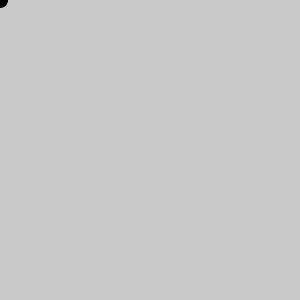
Frame 1 (no input)
Frame 60 (the mouse pressed at the canvas centre just before this capture): identical to frame 1, image omitted
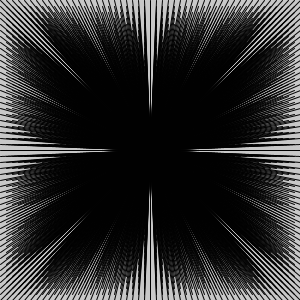
Frame 120 (the mouse held since frame 60 and released just before this capture)

The Processing sketch that drew these frames (run headless with seeded random() and noise(); from frame 60 on, the mouse is pressed at the canvas centre):

// Processing sketch: processing_61271
// ── processing_61271.pde

// for(Initialisierung; Test; Aktualisierung)

void setup() {
size(300, 300);
smooth();
}

void draw() {
  background(200);


if(mousePressed){
  for (int i = 0; i <= height; i = i+6) {
    for (int j = 0; j <= height; j = j+6) {
      stroke(1);
      line (mouseY, mouseX, i, j);
    }
  } 
}else{
  for(int i = mouseX; i <= mouseX; i = i + 5){
  for(int j = 0; j < height; j = j + 20){
    fill(i);
    stroke(0,2);
    ellipse(mouseY, mouseX, 15, 15);
  }
}
}
}
